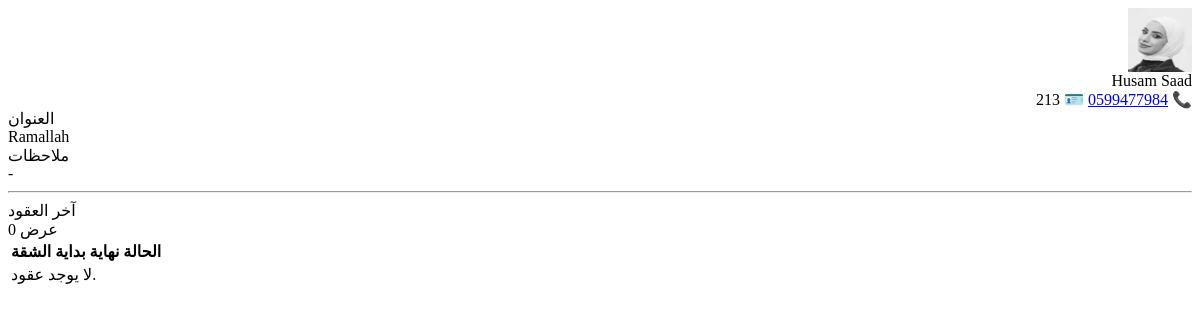
Page /tenants/quick/6/ on the earlier database version.
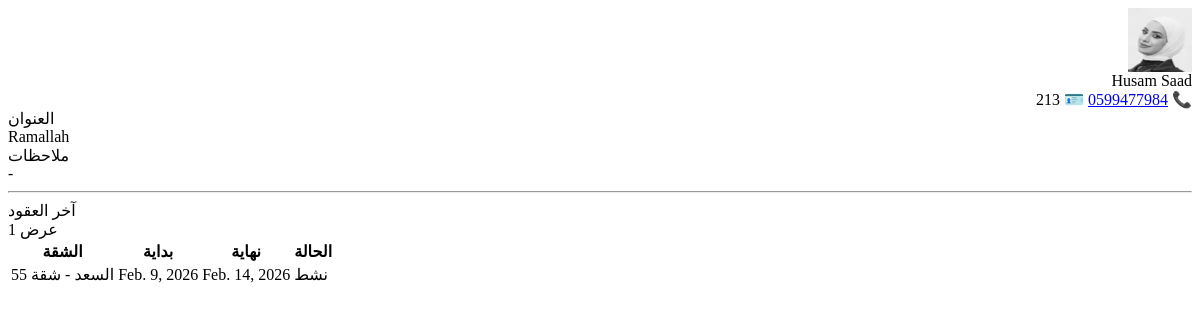
Same page on the later database version.
### listings/models.py (models this page shows, shortened)
class Lease(models.Model):
    class Status(models.TextChoices):
        ACTIVE = "ACTIVE", "نشط"
        EXPIRED = "EXPIRED", "منتهي"
        ENDED = "ENDED", "منتهي"
    apartment = models.ForeignKey(
        Apartment,
        verbose_name="الشقة",
        on_delete=models.PROTECT,
        related_name="leases"
    )
    tenant = models.ForeignKey(
        Tenant,
        verbose_name="المستأجر",
        on_delete=models.PROTECT,
        related_name="leases"
    )
    start_date = models.DateField("تاريخ البداية")
    end_date = models.DateField("تاريخ النهاية", null=True, blank=True)
    rent_amount = models.DecimalField("قيمة الإيجار المتفق عليها", max_digits=12, decimal_places=2)
    security_deposit = models.DecimalField("مبلغ التأمين", max_digits=12, decimal_places=2, default=0)
    status = models.CharField("حالة العقد", max_length=10, choices=Status.choices, default=Status.ACTIVE)
    notes = models.TextField("ملاحظات", blank=True)
    class Meta:
        verbose_name = "عقد"
        verbose_name_plural = "العقود"
        ordering = ["-start_date"]
        constraints = [
            models.UniqueConstraint(
                fields=["apartment"],
                condition=models.Q(status="ACTIVE"),
                name="unique_active_lease_per_apartment",
            )
        ]

class Apartment(models.Model):
    class Status(models.TextChoices):
        VACANT = "VACANT", "شاغرة"
        RENTED = "RENTED", "مؤجرة"
        MAINTENANCE = "MAINT", "صيانة"
    building = models.ForeignKey(
        Building,
        verbose_name="العمارة",
        on_delete=models.CASCADE,
        related_name="apartments"
    )
    apartment_no = models.CharField("رقم الشقة", max_length=50)
    floor = models.CharField("الطابق", max_length=50, blank=True)
    rooms = models.PositiveSmallIntegerField("عدد الغرف", default=0)
    area_m2 = models.DecimalField("المساحة (م²)", max_digits=8, decimal_places=2, default=0)
    rent_amount = models.DecimalField("قيمة الإيجار", max_digits=12, decimal_places=2, default=0)
    status = models.CharField("الحالة", max_length=10, choices=Status.choices, default=Status.VACANT)
    notes = models.TextField("ملاحظات", blank=True)
    class Meta:
        verbose_name = "شقة"
        verbose_name_plural = "الشقق"
        unique_together = ("building", "apartment_no")
        ordering = ["building", "apartment_no"]
    def __str__(self):
        return f"{self.building.name} - شقة {self.apartment_no}"

class Building(models.Model):
    name = models.CharField("اسم العمارة", max_length=150)
    address = models.CharField("العنوان", max_length=255, blank=True)
    notes = models.TextField("ملاحظات", blank=True)
    class Meta:
        verbose_name = "عمارة"
        verbose_name_plural = "العمارات"
        ordering = ["name"]

### listings/views.py (the view)
# urls.py: path("tenants/quick/<int:pk>/", views.tenant_quick_view, name="tenant_quick_view"),
def tenant_quick_view(request, pk):
    tenant = get_object_or_404(Tenant, pk=pk)
    leases = (Lease.objects
              .select_related("apartment")
              .filter(tenant=tenant)
              .order_by("-start_date")[:5])
    return render(request, "listings/partials/tenant_quick_view.html", {
        "tenant": tenant,
        "leases": leases,
    })

### listings/templates/listings/partials/tenant_quick_view.html
<div class="d-flex align-items-start justify-content-between mb-3 flex-wrap gap-2" dir="rtl">
  <div class="d-flex align-items-center gap-3">
    {% if tenant.photo %}
      <img src="{{ tenant.photo.url }}"
           alt="صورة المستأجر"
           class="rounded-circle border shadow-sm object-fit-cover"
           style="width:64px;height:64px;"
           loading="lazy">
    {% else %}
      <div class="rounded-circle border shadow-sm d-flex align-items-center justify-content-center bg-light"
           style="width:64px;height:64px;font-weight:700;">
        {{ tenant.full_name|default:tenant|slice:":1" }}
      </div>
    {% endif %}
    <div class="fs-5 fw-bold text-truncate" style="max-width:260px;">
      {{ tenant.full_name|default:tenant }}
    </div>
  </div>
  <div class="small text-muted mt-1">
    <span class="ms-3">
      📞
      {% if tenant.phone %}
        <a href="tel:{{ tenant.phone }}" class="text-muted text-decoration-none">{{ tenant.phone }}</a>
      {% else %}
        -
      {% endif %}
    </span>
    <span>🪪 {{ tenant.id_number|default:"-" }}</span>
  </div>
</div>
<div class="row g-2">
  <div class="col-12 col-md-6">
    <div class="p-3 border rounded-3 bg-white h-100">
      <div class="small text-muted mb-1">العنوان</div>
      <div class="fw-semibold">{{ tenant.address|default:"-" }}</div>
    </div>
  </div>
  <div class="col-12 col-md-6">
    <div class="p-3 border rounded-3 bg-white h-100">
      <div class="small text-muted mb-1">ملاحظات</div>
      <div class="fw-semibold">{{ tenant.notes|default:"-" }}</div>
    </div>
  </div>
</div>
<hr class="my-3">
<div class="d-flex align-items-center justify-content-between mb-2">
  <div class="fw-bold">آخر العقود</div>
  <div class="small text-muted">{{ leases|length }} عرض</div>
</div>
<div class="table-responsive">
  <table class="table table-sm align-middle mb-0">
    <thead class="table-light">
      <tr class="small text-muted">
        <th>الشقة</th>
        <th class="text-nowrap">بداية</th>
        <th class="text-nowrap">نهاية</th>
        <th class="text-nowrap">الحالة</th>
      </tr>
    </thead>
    <tbody>
      {% for l in leases %}
      <tr>
        <td class="fw-semibold">{{ l.apartment }}</td>
        <td class="text-nowrap">{{ l.start_date }}</td>
        <td class="text-nowrap">{{ l.end_date|default:"-" }}</td>
        <td>
          <span class="badge rounded-pill text-bg-secondary">{{ l.get_status_display }}</span>
        </td>
      </tr>
      {% empty %}
      <tr>
        <td colspan="4" class="text-center text-muted py-3">لا يوجد عقود.</td>
      </tr>
      {% endfor %}
    </tbody>
  </table>
</div>

Differences in the rows shown:
added Lease: apartment "السعد - شقة 55", start_date "Feb. 9, 2026", end_date "Feb. 14, 2026", status "نشط"
Other differences:
{{ leases|length }}: "0" → "1"
text no longer shown: "لا يوجد عقود."
